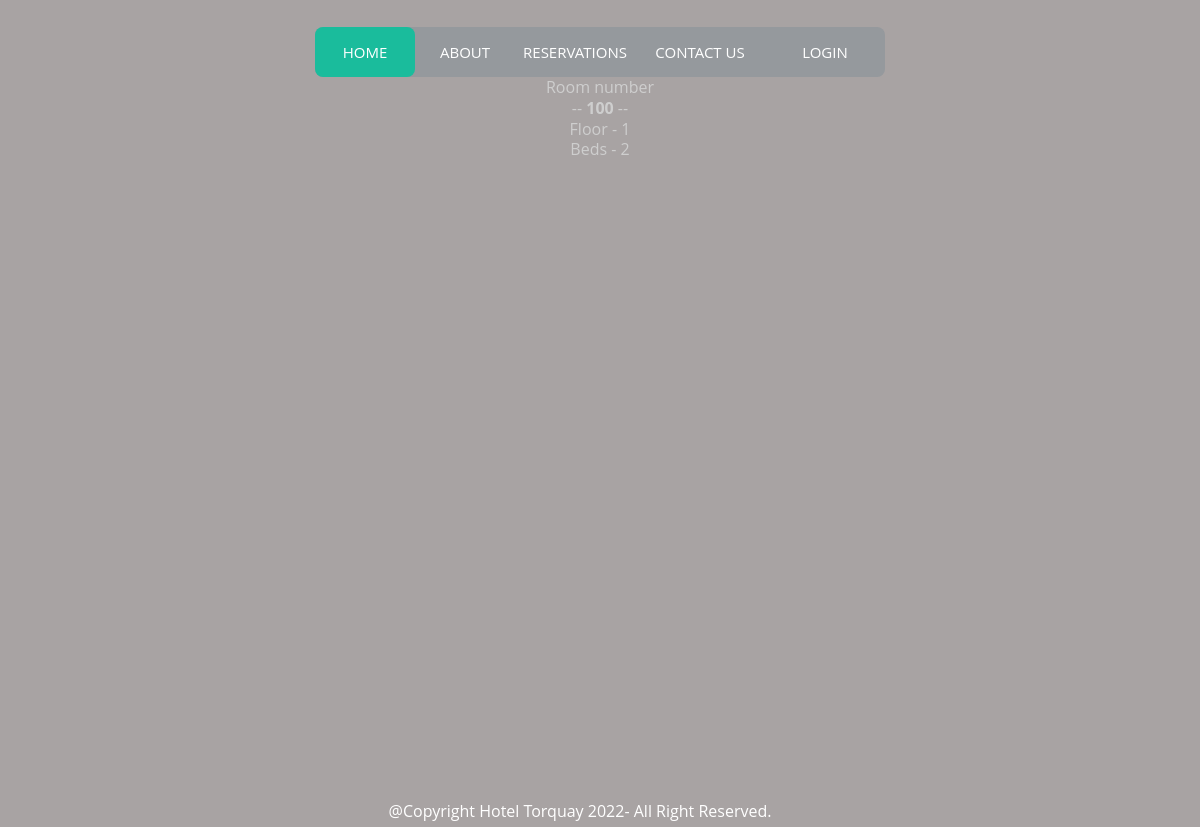
/visitors/room-detail/100, run on an earlier commit of the app's database.
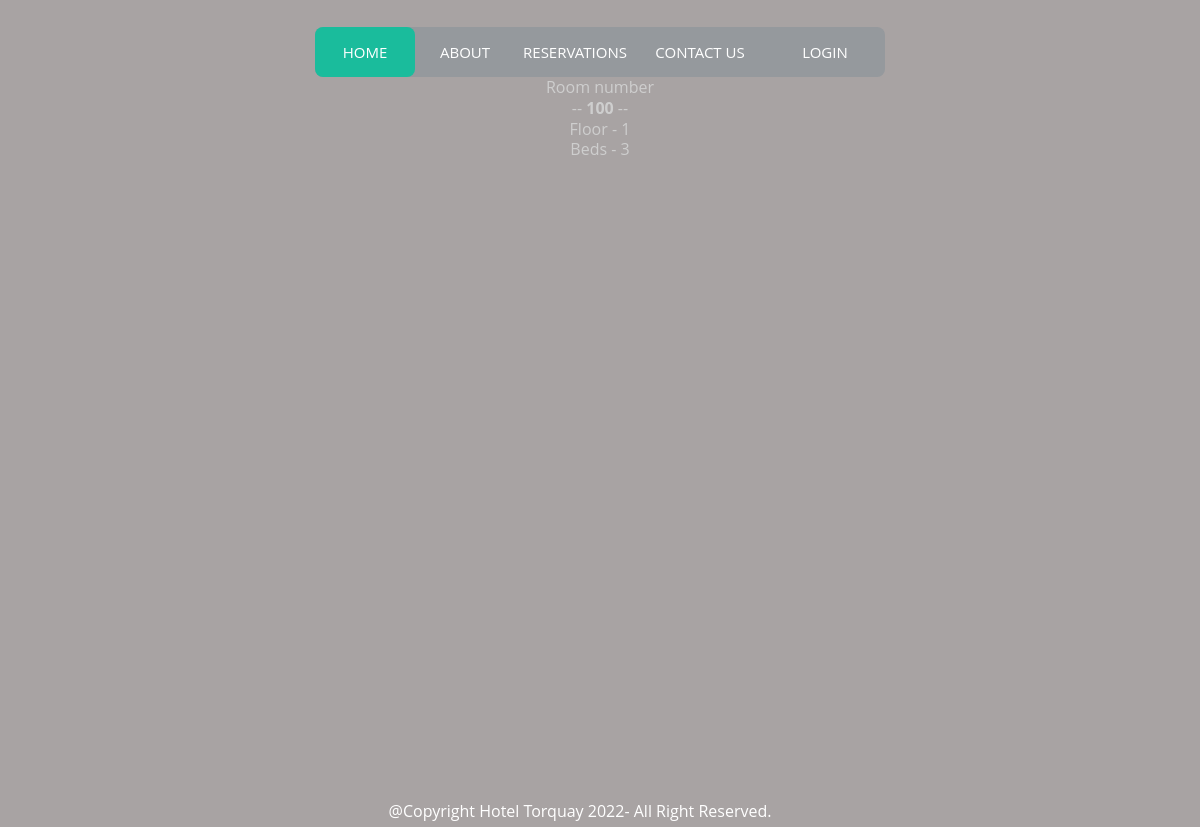
And on a later commit of the database.
### visitors/models.py (models this page shows, shortened)
class Room(models.Model):
    number = models.BigIntegerField(primary_key=True, blank=True)
    beds = models.IntegerField(default=2, validators=[MinValueValidator(2), MaxValueValidator(6)])
    floor = models.ForeignKey(Floor, on_delete=models.CASCADE, related_name='rooms')
    def __str__(self):
        return f"{self.number}"

class Floor(models.Model):
    floor_choices = enumerate([0,1,2,3,4])
    number = models.IntegerField(choices=floor_choices, primary_key=True)

### visitors/views.py (the view)
# urls.py: path('room-detail/<int:pk>', RoomView.as_view(), name='room_detail')
class RoomView(DetailView):
    model = Room
    template_name = 'room.html'

### visitors/templates/room.html
{% extends 'partials/base.html'%}
{% load static %}
{%block content%}
    Room number
    <br>
    -- <b>{{room}}</b> --
    <br>
    Floor - {{room.floor.number}}
    <br>
    Beds - {{room.beds}}
{%endblock content%}

What changed in the data, as far as the page shows it:
changed Room id 100: beds "2" → "3"
